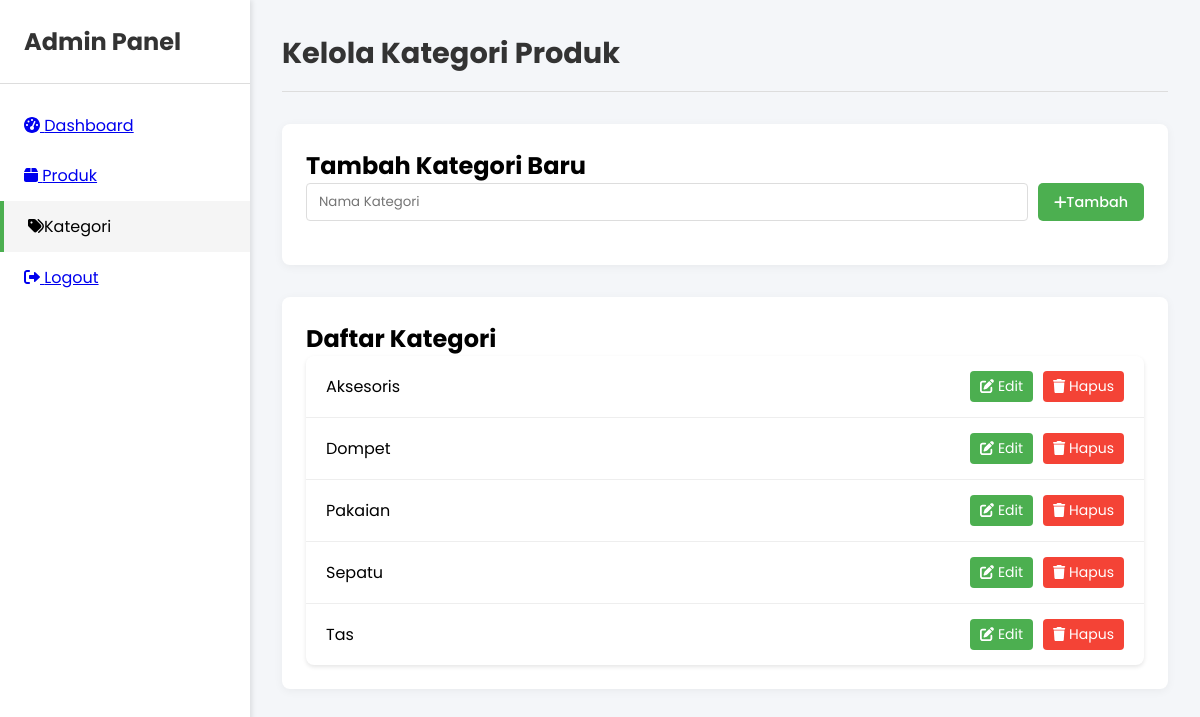
The app's page /admin/category_manager.php (signed in) with its own data.
### tables this page shows
CREATE TABLE IF NOT EXISTS categories (
    id INT AUTO_INCREMENT PRIMARY KEY,
    name VARCHAR(100) NOT NULL,
    slug VARCHAR(100) NOT NULL UNIQUE,
    created_at TIMESTAMP DEFAULT CURRENT_TIMESTAMP,
    updated_at TIMESTAMP DEFAULT CURRENT_TIMESTAMP ON UPDATE CURRENT_TIMESTAMP
);

### includes/Category.php (called while the page is built, shortened)
<?php
class Category {
    private $db;
    private $table = 'categories';
    public function __construct($db) {
        $this->db = $db;
    }
    private function createTableIfNotExists() {
        $query = "CREATE TABLE IF NOT EXISTS {$this->table} (
            id INT AUTO_INCREMENT PRIMARY KEY,
            name VARCHAR(100) NOT NULL,
            slug VARCHAR(100) NOT NULL UNIQUE,
            created_at TIMESTAMP DEFAULT CURRENT_TIMESTAMP,
            updated_at TIMESTAMP DEFAULT CURRENT_TIMESTAMP ON UPDATE CURRENT_TIMESTAMP
        ) ENGINE=InnoDB DEFAULT CHARSET=utf8mb4;";
        $this->db->query($query);
    }
    private function seedInitialCategories() {
        $categories = [
            ['name' => 'Tas', 'slug' => 'tas'],
            ['name' => 'Dompet', 'slug' => 'dompet'],
            ['name' => 'Sepatu', 'slug' => 'sepatu'],
            ['name' => 'Aksesoris', 'slug' => 'aksesoris'],
            ['name' => 'Pakaian', 'slug' => 'pakaian']
        ];
        $stmt = $this->db->prepare("INSERT IGNORE INTO {$this->table} (name, slug) VALUES (?, ?)");
    }
    public function getAll() {
        $result = $this->db->query("SELECT * FROM {$this->table} ORDER BY name ASC");
        return $result->fetch_all(MYSQLI_ASSOC);
    }
}
?>

### admin/category_manager.php (the view, shortened to what this page needs)
<?php
require_once 'config.php';
$category = new Category($conn);
$categories = $category->getAll();
?>
<!DOCTYPE html>
<html lang="en">
<head>
    <link href="https://cdnjs.cloudflare.com/ajax/libs/font-awesome/6.0.0/css/all.min.css" rel="stylesheet">
    <link rel="stylesheet" href="css/admin.css">
</head>
<body>
    <div class="sidebar">
        <div class="sidebar-header">
            <h2>Admin Panel</h2>
        </div>
        <ul class="nav-menu">
            <li class="nav-item">
                <a href="index.php" class="nav-link">
                    <i class="fas fa-tachometer-alt"></i> Dashboard
                </a>
            </li>
            <li class="nav-item">
                <a href="products.php" class="nav-link">
                    <i class="fas fa-box"></i> Produk
                </a>
            </li>
            <li class="nav-item active">
                <i class="fas fa-tags"></i> Kategori
            </li>
            <li class="nav-item">
                <a href="logout.php" class="nav-link">
                    <i class="fas fa-sign-out-alt"></i> Logout
                </a>
            </li>
        </ul>
    </div>
    <div class="main-content">
        <div class="header">
            <h1>Kelola Kategori Produk</h1>
        </div>
        <div class="card">
            <h2>Tambah Kategori Baru</h2>
            <form method="POST" class="form-inline">
                <input type="text" name="name" placeholder="Nama Kategori" required>
                <button type="submit" class="btn btn-primary">
                    <i class="fas fa-plus"></i> Tambah
                </button>
            </form>
        </div>
        <div class="card">
            <h2>Daftar Kategori</h2>
            <?php if (count($categories) > 0): ?>
                <div class="category-list">
                    <?php foreach ($categories as $cat): ?>
                        <div class="category-item">
                            <span class="category-name"><?php echo htmlspecialchars($cat['name']); ?></span>
                            <div class="category-actions">
                                <button type="button" class="btn-edit" onclick="editCategory(<?php echo $cat['id']; ?>, '<?php echo addslashes($cat['name']); ?>')">
                                    <i class="fas fa-edit"></i> Edit
                                </button>
                                <form method="POST" style="display: inline;" onsubmit="return confirm('Apakah Anda yakin ingin menghapus kategori ini? Produk dalam kategori ini TIDAK akan dihapus, tapi akan kehilangan kategorinya.');">
                                    <button type="submit" class="btn-delete">
                                        <i class="fas fa-trash"></i> Hapus
                                    </button>
                                </form>
                            </div>
                        </div>
                    <?php endforeach; ?>
                </div>
            <?php else: ?>
                <p>Belum ada kategori. Silakan tambahkan kategori baru.</p>
            <?php endif; ?>
        </div>
    </div>
</body>
</html>

### admin/css/admin.css (style rules this page uses)
:root { --primary-color: #4CAF50; --danger-color: #f44336; --light-gray: #f5f5f5; --dark-gray: #333; --border-color: #ddd; }
* { margin: 0; padding: 0; box-sizing: border-box; font-family: 'Poppins', sans-serif; }
body { display: flex; min-height: 100vh; background-color: #f4f6f9; }
.sidebar { width: 250px; background: white; box-shadow: 2px 0 5px rgba(0,0,0,0.1); padding: 1.5rem 0; position: fixed; height: 100%; overflow-y: auto; }
.sidebar-header { padding: 0 1.5rem 1.5rem; border-bottom: 1px solid var(--border-color); margin-bottom: 1rem; }
.sidebar-header h2 { color: var(--dark-gray); }
.nav-menu { list-style: none; }
.nav-item { padding: 0.8rem 1.5rem; cursor: pointer; display: flex; align-items: center; transition: all 0.3s; }
.nav-item:hover, .nav-item.active { background: var(--light-gray); border-left: 4px solid var(--primary-color); }
.main-content { flex: 1; margin-left: 250px; padding: 2rem; overflow-y: auto; }
.header { display: flex; justify-content: space-between; align-items: center; margin-bottom: 2rem; padding-bottom: 1rem; border-bottom: 1px solid var(--border-color); }
.header h1 { color: var(--dark-gray); font-size: 1.8rem; }
.btn { padding: 0.6rem 1.2rem; border: none; border-radius: 5px; cursor: pointer; font-weight: 500; display: inline-flex; align-items: center; transition: all 0.3s; text-decoration: none; font-size: 0.9rem; }
.btn-primary { background: var(--primary-color); color: white; }
.card { background: white; border-radius: 8px; box-shadow: 0 2px 10px rgba(0,0,0,0.05); padding: 1.5rem; margin-bottom: 2rem; }

### admin/category_manager.php (style rules this page uses)
.category-list { background: #fff; border-radius: 8px; overflow: hidden; box-shadow: 0 2px 4px rgba(0,0,0,0.1); }
.category-item { display: flex; justify-content: space-between; align-items: center; padding: 15px 20px; border-bottom: 1px solid #eee; }
.category-item:last-child { border-bottom: none; }
.category-actions { display: flex; gap: 10px; }
.btn-edit, .btn-delete { padding: 5px 10px; border: none; border-radius: 4px; cursor: pointer; font-size: 14px; }
.btn-edit { background-color: #4CAF50; color: white; }
.btn-delete { background-color: #f44336; color: white; }
.form-inline { display: flex; gap: 10px; margin-bottom: 20px; }
.form-inline input[type="text"] { flex: 1; padding: 8px 12px; border: 1px solid #ddd; border-radius: 4px; }
.form-inline button { padding: 8px 16px; }

### records on screen
categories: name "Aksesoris"
categories: name "Dompet"
categories: name "Pakaian"
categories: name "Sepatu"
categories: name "Tas"
